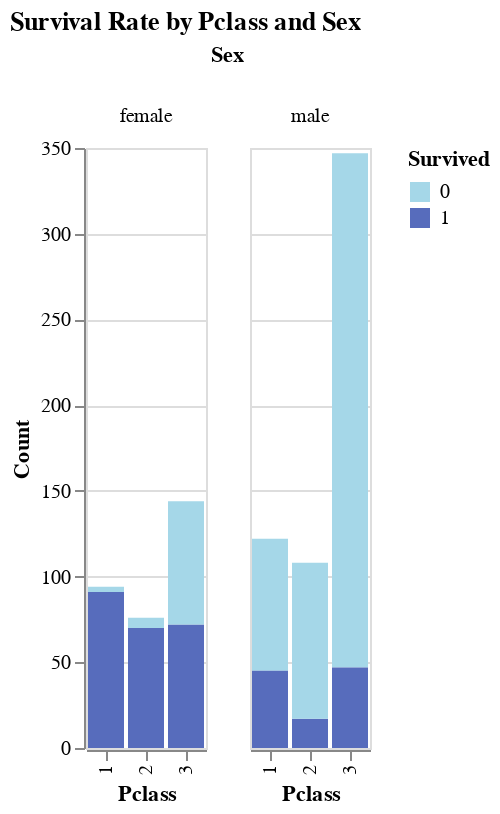

The code cell stored with this chart in its notebook:
### Markdown cell above
## Pclass and Sex

This visualisation plots the survival count on the y axis versus the passenger class on the x axis. The facet aspect of the chart splits the dataset between female and male passengers. This allows for easy analysis on whether gender impacts liklihood to survive given cabin class.

### Code cell
facet_group_countplot(all_df, x="Pclass", group="Survived", facet="Sex", title="Survival Rate by Pclass and Sex")

### Figure 1 — Vega-Lite specification as saved in the notebook (floating-point values rounded to 4 significant figures; data arrays with more than 128 entries replaced by an {"elided": "..."} marker saying what was removed)
{"config": {"view": {"continuousWidth": 300, "continuousHeight": 300}}, "data": {"name": "data-0885a0cb996b6ce29ffbab008237a381"}, "mark": {"type": "bar"}, "encoding": {"color": {"field": "Survived", "scale": {"range": ["#A5D7E8", "#576CBC", "#19376D", "#0b2447"]}, "type": "nominal"}, "column": {"field": "Sex", "title": "Sex", "type": "nominal"}, "x": {"field": "Pclass", "title": "Pclass", "type": "nominal"}, "y": {"aggregate": "count", "title": "Count", "type": "quantitative"}}, "title": "Survival Rate by Pclass and Sex", "$schema": "https://vega.github.io/schema/vega-lite/v5.20.1.json", "datasets": {"data-0885a0cb996b6ce29ffbab008237a381": {"elided": "891 records"}}}
